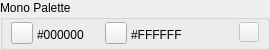
                  <widget class="QGroupBox" name="monoPaletteGroup">
                   <property name="sizePolicy">
                    <sizepolicy hsizetype="Preferred" vsizetype="Fixed">
                     <horstretch>0</horstretch>
                     <verstretch>0</verstretch>
                    </sizepolicy>
                   </property>
                   <property name="minimumSize">
                    <size>
                     <width>0</width>
                     <height>50</height>
                    </size>
                   </property>
                   <property name="maximumSize">
                    <size>
                     <width>16777215</width>
                     <height>50</height>
                    </size>
                   </property>
                   <property name="baseSize">
                    <size>
                     <width>0</width>
                     <height>50</height>
                    </size>
                   </property>
                   <property name="toolTip">
                    <string extracomment="Modify colors used for monochrome dithering.">Modify colors used for monochrome dithering.</string>
                   </property>
                   <property name="title">
                    <string>Mono Palette</string>
                   </property>
                   <layout class="QGridLayout" name="gridLayout_39">
                    <property name="leftMargin">
                     <number>8</number>
                    </property>
                    <property name="topMargin">
                     <number>2</number>
                    </property>
                    <property name="rightMargin">
                     <number>8</number>
                    </property>
                    <property name="bottomMargin">
                     <number>6</number>
                    </property>
                    <item row="1" column="0">
                     <layout class="QGridLayout" name="gridLayout_18">
                      <property name="horizontalSpacing">
                       <number>4</number>
                      </property>
                      <item row="0" column="5">
                       <spacer name="horizontalSpacer">
                        <property name="orientation">
                         <enum>Qt::Orientation::Horizontal</enum>
                        </property>
                        <property name="sizeType">
                         <enum>QSizePolicy::Policy::Expanding</enum>
                        </property>
                        <property name="sizeHint" stdset="0">
                         <size>
                          <width>40</width>
                          <height>4</height>
                         </size>
                        </property>
                       </spacer>
                      </item>
                      <item row="0" column="1">
                       <widget class="DoublePushButton" name="monoColorOneButton">
                        <property name="sizePolicy">
                         <sizepolicy hsizetype="Fixed" vsizetype="Fixed">
                          <horstretch>0</horstretch>
                          <verstretch>0</verstretch>
                         </sizepolicy>
                        </property>
                        <property name="minimumSize">
                         <size>
                          <width>22</width>
                          <height>22</height>
                         </size>
                        </property>
                        <property name="maximumSize">
                         <size>
                          <width>22</width>
                          <height>22</height>
                         </size>
                        </property>
                        <property name="toolTip">
                         <string extracomment="Double click to edit the color.">double click to pick a different color</string>
                        </property>
                        <property name="text">
                         <string/>
                        </property>
                       </widget>
                      </item>
                      <item row="0" column="3">
                       <widget class="DoublePushButton" name="monoColorTwoButton">
                        <property name="sizePolicy">
                         <sizepolicy hsizetype="Fixed" vsizetype="Fixed">
                          <horstretch>0</horstretch>
                          <verstretch>0</verstretch>
                         </sizepolicy>
                        </property>
                        <property name="minimumSize">
                         <size>
                          <width>22</width>
                          <height>22</height>
                         </size>
                        </property>
                        <property name="maximumSize">
                         <size>
                          <width>22</width>
                          <height>22</height>
                         </size>
                        </property>
                        <property name="toolTip">
                         <string extracomment="Double click to edit the color.">double click to pick a different color</string>
                        </property>
                        <property name="text">
                         <string/>
                        </property>
                       </widget>
                      </item>
                      <item row="0" column="6">
                       <widget class="QPushButton" name="resetMonoColors">
                        <property name="enabled">
                         <bool>false</bool>
                        </property>
                        <property name="sizePolicy">
                         <sizepolicy hsizetype="Fixed" vsizetype="Fixed">
                          <horstretch>0</horstretch>
                          <verstretch>0</verstretch>
                         </sizepolicy>
                        </property>
                        <property name="minimumSize">
                         <size>
                          <width>20</width>
                          <height>20</height>
                         </size>
                        </property>
                        <property name="maximumSize">
                         <size>
                          <width>20</width>
                          <height>20</height>
                         </size>
                        </property>
                        <property name="text">
                         <string/>
                        </property>
                       </widget>
                      </item>
                      <item row="0" column="4">
                       <layout class="QVBoxLayout" name="verticalLayout_29">
                        <property name="spacing">
                         <number>0</number>
                        </property>
                        <item>
                         <spacer name="verticalSpacer_35">
                          <property name="orientation">
                           <enum>Qt::Orientation::Vertical</enum>
                          </property>
                          <property name="sizeType">
                           <enum>QSizePolicy::Policy::Fixed</enum>
                          </property>
                          <property name="sizeHint" stdset="0">
                           <size>
                            <width>0</width>
                            <height>2</height>
                           </size>
                          </property>
                         </spacer>
                        </item>
                        <item>
                         <widget class="DoubleLabel" name="monoColorTwoLabel">
                          <property name="minimumSize">
                           <size>
                            <width>64</width>
                            <height>22</height>
                           </size>
                          </property>
                          <property name="maximumSize">
                           <size>
                            <width>64</width>
                            <height>22</height>
                           </size>
                          </property>
                          <property name="baseSize">
                           <size>
                            <width>64</width>
                            <height>0</height>
                           </size>
                          </property>
                          <property name="toolTip">
                           <string extracomment="Double click to edit the color.">Double click to edit the color.</string>
                          </property>
                          <property name="text">
                           <string>#FFFFFF</string>
                          </property>
                         </widget>
                        </item>
                       </layout>
                      </item>
                      <item row="0" column="2">
                       <layout class="QVBoxLayout" name="verticalLayout_7">
                        <property name="spacing">
                         <number>0</number>
                        </property>
                        <item>
                         <spacer name="verticalSpacer_34">
                          <property name="orientation">
                           <enum>Qt::Orientation::Vertical</enum>
                          </property>
                          <property name="sizeType">
                           <enum>QSizePolicy::Policy::Fixed</enum>
                          </property>
                          <property name="sizeHint" stdset="0">
                           <size>
                            <width>0</width>
                            <height>2</height>
                           </size>
                          </property>
                         </spacer>
                        </item>
                        <item>
                         <widget class="DoubleLabel" name="monoColorOneLabel">
                          <property name="minimumSize">
                           <size>
                            <width>64</width>
                            <height>22</height>
                           </size>
                          </property>
                          <property name="maximumSize">
                           <size>
                            <width>64</width>
                            <height>22</height>
                           </size>
                          </property>
                          <property name="baseSize">
                           <size>
                            <width>64</width>
                            <height>22</height>
                           </size>
                          </property>
                          <property name="toolTip">
                           <string extracomment="Double click to edit the color.">Double click to edit the color.</string>
                          </property>
                          <property name="text">
                           <string>#000000</string>
                          </property>
                         </widget>
                        </item>
                       </layout>
                      </item>
                     </layout>
                    </item>
                   </layout>
                  </widget>
